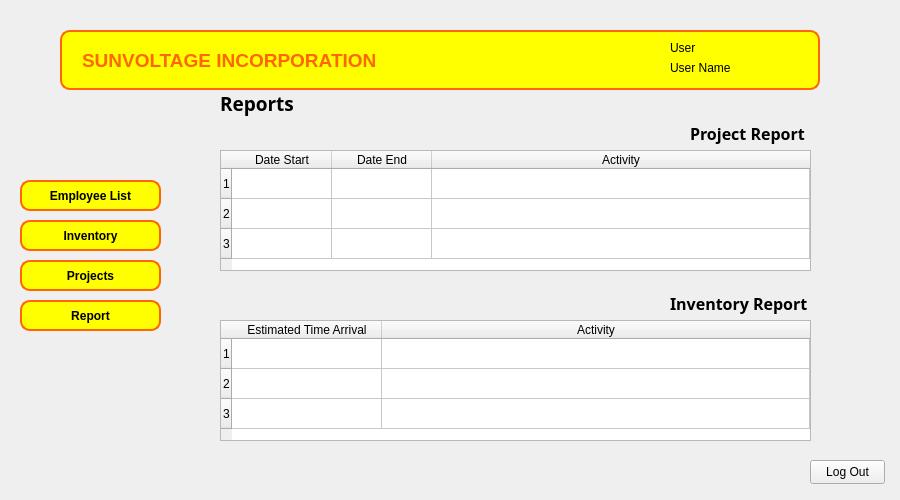
<?xml version="1.0" encoding="UTF-8"?>
<ui version="4.0">
 <class>UserForm</class>
 <widget class="QWidget" name="UserForm">
  <property name="geometry">
   <rect>
    <x>0</x>
    <y>0</y>
    <width>900</width>
    <height>500</height>
   </rect>
  </property>
  <property name="windowTitle">
   <string>Form</string>
  </property>
  <property name="styleSheet">
   <string notr="true"/>
  </property>
  <widget class="QLabel" name="Header">
   <property name="geometry">
    <rect>
     <x>60</x>
     <y>30</y>
     <width>760</width>
     <height>60</height>
    </rect>
   </property>
   <property name="font">
    <font>
     <pointsize>14</pointsize>
     <bold>true</bold>
    </font>
   </property>
   <property name="styleSheet">
    <string notr="true">color: rgb(255, 102, 0);
background-color: rgb(255, 255, 0);
border-color: rgb(255, 102, 0);
border: 2px solid #ff6600; 
border-radius: 10px;
</string>
   </property>
   <property name="text">
    <string>SUNVOLTAGE INCORPORATION</string>
   </property>
   <property name="textFormat">
    <enum>Qt::AutoText</enum>
   </property>
   <property name="scaledContents">
    <bool>false</bool>
   </property>
   <property name="margin">
    <number>0</number>
   </property>
   <property name="indent">
    <number>20</number>
   </property>
  </widget>
  <widget class="QPushButton" name="User_InventoryButton">
   <property name="geometry">
    <rect>
     <x>20</x>
     <y>220</y>
     <width>141</width>
     <height>31</height>
    </rect>
   </property>
   <property name="font">
    <font>
     <bold>true</bold>
    </font>
   </property>
   <property name="autoFillBackground">
    <bool>false</bool>
   </property>
   <property name="styleSheet">
    <string notr="true">QPushButton {
                background-color: rgb(255, 255, 0);
                border-color: rgb(255, 102, 0);
                border: 2px solid #ff6600;
                border-radius: 10px;
            }
            QPushButton:hover, QPushButton:pressed {
                background-color: rgb(255, 183, 0);
            }</string>
   </property>
   <property name="text">
    <string>Inventory</string>
   </property>
   <property name="checkable">
    <bool>true</bool>
   </property>
   <attribute name="buttonGroup">
    <string notr="true">buttonGroup</string>
   </attribute>
  </widget>
  <widget class="QPushButton" name="User_EmployeeListButton">
   <property name="geometry">
    <rect>
     <x>20</x>
     <y>180</y>
     <width>141</width>
     <height>31</height>
    </rect>
   </property>
   <property name="font">
    <font>
     <bold>true</bold>
    </font>
   </property>
   <property name="cursor">
    <cursorShape>ArrowCursor</cursorShape>
   </property>
   <property name="autoFillBackground">
    <bool>false</bool>
   </property>
   <property name="styleSheet">
    <string notr="true">QPushButton {
                background-color: rgb(255, 255, 0);
                border-color: rgb(255, 102, 0);
                border: 2px solid #ff6600;
                border-radius: 10px;
            }
            QPushButton:hover, QPushButton:pressed {
                background-color: rgb(255, 183, 0);
            }</string>
   </property>
   <property name="text">
    <string>Employee List</string>
   </property>
   <property name="checkable">
    <bool>true</bool>
   </property>
   <property name="checked">
    <bool>false</bool>
   </property>
   <attribute name="buttonGroup">
    <string notr="true">buttonGroup</string>
   </attribute>
  </widget>
  <widget class="QPushButton" name="User_ProjectsButton">
   <property name="geometry">
    <rect>
     <x>20</x>
     <y>260</y>
     <width>141</width>
     <height>31</height>
    </rect>
   </property>
   <property name="font">
    <font>
     <bold>true</bold>
    </font>
   </property>
   <property name="autoFillBackground">
    <bool>false</bool>
   </property>
   <property name="styleSheet">
    <string notr="true">QPushButton {
                background-color: rgb(255, 255, 0);
                border-color: rgb(255, 102, 0);
                border: 2px solid #ff6600;
                border-radius: 10px;
            }
            QPushButton:hover, QPushButton:pressed {
                background-color: rgb(255, 183, 0);
            }</string>
   </property>
   <property name="text">
    <string>Projects</string>
   </property>
   <property name="checkable">
    <bool>true</bool>
   </property>
   <attribute name="buttonGroup">
    <string notr="true">buttonGroup</string>
   </attribute>
  </widget>
  <widget class="QPushButton" name="LogOut">
   <property name="geometry">
    <rect>
     <x>810</x>
     <y>460</y>
     <width>75</width>
     <height>24</height>
    </rect>
   </property>
   <property name="cursor">
    <cursorShape>ArrowCursor</cursorShape>
   </property>
   <property name="text">
    <string>Log Out</string>
   </property>
   <property name="checkable">
    <bool>false</bool>
   </property>
   <property name="checked">
    <bool>false</bool>
   </property>
  </widget>
  <widget class="QLabel" name="label">
   <property name="geometry">
    <rect>
     <x>670</x>
     <y>40</y>
     <width>81</width>
     <height>16</height>
    </rect>
   </property>
   <property name="text">
    <string>User</string>
   </property>
  </widget>
  <widget class="QLabel" name="userNamelbl">
   <property name="geometry">
    <rect>
     <x>670</x>
     <y>60</y>
     <width>131</width>
     <height>16</height>
    </rect>
   </property>
   <property name="styleSheet">
    <string notr="true">color: rgb(0, 0, 0);</string>
   </property>
   <property name="text">
    <string>User Name</string>
   </property>
  </widget>
  <widget class="QPushButton" name="User_Report_Button">
   <property name="geometry">
    <rect>
     <x>20</x>
     <y>300</y>
     <width>141</width>
     <height>31</height>
    </rect>
   </property>
   <property name="font">
    <font>
     <bold>true</bold>
    </font>
   </property>
   <property name="autoFillBackground">
    <bool>false</bool>
   </property>
   <property name="styleSheet">
    <string notr="true">QPushButton {
                background-color: rgb(255, 255, 0);
                border-color: rgb(255, 102, 0);
                border: 2px solid #ff6600;
                border-radius: 10px;
            }
            QPushButton:hover, QPushButton:pressed {
                background-color: rgb(255, 183, 0);
            }</string>
   </property>
   <property name="text">
    <string>Report</string>
   </property>
   <property name="checkable">
    <bool>true</bool>
   </property>
  </widget>
  <widget class="QTableWidget" name="tablewidget_proj_report">
   <property name="geometry">
    <rect>
     <x>220</x>
     <y>150</y>
     <width>591</width>
     <height>121</height>
    </rect>
   </property>
   <property name="rowCount">
    <number>3</number>
   </property>
   <property name="columnCount">
    <number>3</number>
   </property>
   <attribute name="horizontalHeaderStretchLastSection">
    <bool>true</bool>
   </attribute>
   <attribute name="verticalHeaderStretchLastSection">
    <bool>false</bool>
   </attribute>
   <row/>
   <row/>
   <row/>
   <column>
    <property name="text">
     <string>Date Start</string>
    </property>
   </column>
   <column>
    <property name="text">
     <string>Date End</string>
    </property>
   </column>
   <column>
    <property name="text">
     <string>Activity</string>
    </property>
   </column>
   <item row="1" column="2">
    <property name="text">
     <string/>
    </property>
    <property name="icon">
     <iconset theme="applications-system">
      <normaloff>.</normaloff>.</iconset>
    </property>
   </item>
  </widget>
  <widget class="QLabel" name="label_lists_or_profile_2">
   <property name="geometry">
    <rect>
     <x>690</x>
     <y>120</y>
     <width>121</width>
     <height>26</height>
    </rect>
   </property>
   <property name="font">
    <font>
     <family>Segoe UI Black</family>
     <pointsize>12</pointsize>
     <bold>true</bold>
    </font>
   </property>
   <property name="text">
    <string>Project Report</string>
   </property>
  </widget>
  <widget class="QLabel" name="label_lists_or_profile_3">
   <property name="geometry">
    <rect>
     <x>670</x>
     <y>290</y>
     <width>141</width>
     <height>26</height>
    </rect>
   </property>
   <property name="font">
    <font>
     <family>Segoe UI Black</family>
     <pointsize>12</pointsize>
     <bold>true</bold>
    </font>
   </property>
   <property name="text">
    <string>Inventory Report</string>
   </property>
  </widget>
  <widget class="QTableWidget" name="tablewidget_inventory_report">
   <property name="geometry">
    <rect>
     <x>220</x>
     <y>320</y>
     <width>591</width>
     <height>121</height>
    </rect>
   </property>
   <property name="rowCount">
    <number>3</number>
   </property>
   <property name="columnCount">
    <number>2</number>
   </property>
   <attribute name="horizontalHeaderDefaultSectionSize">
    <number>150</number>
   </attribute>
   <attribute name="horizontalHeaderStretchLastSection">
    <bool>true</bool>
   </attribute>
   <attribute name="verticalHeaderStretchLastSection">
    <bool>false</bool>
   </attribute>
   <row/>
   <row/>
   <row/>
   <column>
    <property name="text">
     <string>Estimated Time Arrival</string>
    </property>
   </column>
   <column>
    <property name="text">
     <string>Activity</string>
    </property>
   </column>
  </widget>
  <widget class="QLabel" name="label_lists_or_profile_4">
   <property name="geometry">
    <rect>
     <x>220</x>
     <y>90</y>
     <width>91</width>
     <height>26</height>
    </rect>
   </property>
   <property name="font">
    <font>
     <family>Segoe UI Black</family>
     <pointsize>14</pointsize>
     <bold>true</bold>
    </font>
   </property>
   <property name="text">
    <string>Reports</string>
   </property>
  </widget>
 </widget>
 <resources/>
 <connections/>
 <buttongroups>
  <buttongroup name="buttonGroup"/>
 </buttongroups>
</ui>
